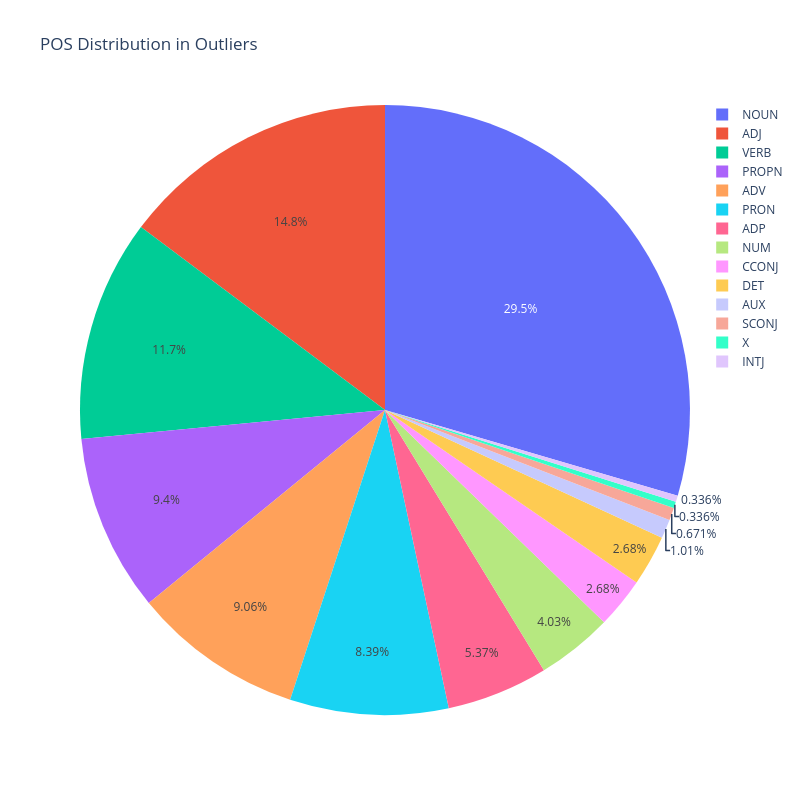

The notebook cell saved with this chart:
### Code cell
import plotly.graph_objects as go
from collections import Counter

# Count occurrences of each POS
pos_counts = Counter([pos for _, pos in outliers])

# Group elements by POS
pos_elements = {}
for element, pos in outliers:
    pos_elements.setdefault(pos, []).append(element)

# Prepare data for the pie chart
labels = list(pos_counts.keys())
values = list(pos_counts.values())
hover_text = ['<br>'.join(pos_elements[pos]) for pos in labels]

# Create the pie chart
fig = go.Figure(data=[go.Pie(labels=labels, values=values, hovertext=hover_text, hoverinfo="text")])

# Add a title
fig.update_layout(title="POS Distribution in Outliers", width=800, height=800)

# Show the chart
fig.show()

### Figure 1 — Plotly figure (JSON) as saved in the notebook; plotly's stock layout.template omitted (floating-point values rounded to 4 significant figures)
{"data": [{"hoverinfo": "text", "hovertext": ["%<br>C<br>M.<br>actrice<br>ami<br>an<br>année<br>automne<br>bord<br>camp<br>carrière<br>centaine<br>championnat<br>chanteuse<br>compte<br>contexte<br>continent<br>coureur<br>côté<br>diffusion<br>dollar<br>domicile<br>droit<br>défaite<br>enfant<br>espèce<br>essai<br>face<br>fait<br>faveur<br>façon<br>fille<br>film<br>footballeur<br>forme<br>français<br>frère<br>février<br>genre<br>gens<br>général<br>honneur<br>humanité<br>indépendance<br>joueur<br>jour<br>juin<br>lieu<br>madame<br>matin<br>membre<br>mention<br>moment<br>mère<br>mètre<br>numéro<br>océan<br>part<br>partie<br>personne<br>plupart<br>printemps<br>propriétaire<br>présidente<br>pétrole<br>reprise<br>rive<br>rivière<br>rock<br>rue<br>référence<br>seconde<br>serbe<br>single<br>siècle<br>soir<br>séjour<br>sœur<br>taux<br>temps<br>top<br>trimestre<br>type<br>viande<br>victoire<br>écrivain<br>édition<br>épouse", "&<br>/<br>c'est-à-dire<br>car<br>et<br>ni<br>ou<br>puis", "/<br>avec<br>concernant<br>dans<br>de<br>depuis<br>derrière<br>devant<br>di<br>en<br>entre<br>jusque<br>par<br>sans<br>selon<br>à", "0<br>1<br>18<br>1990<br>1995<br>1er<br>II<br>XV<br>cinq<br>deux<br>six<br>trois", "1er<br>XIXe<br>XVIIe<br>XXe<br>actuel<br>antérieur<br>caractéristique<br>censé<br>central<br>cinquième<br>complet<br>dernier<br>divers<br>efficace<br>endémique<br>fidèle<br>français<br>historique<br>important<br>issu<br>législatif<br>même<br>nombreux<br>nouveau<br>occidental<br>olympique<br>oriental<br>positif<br>premier<br>prochain<br>propre<br>précédent<br>relatif<br>sensible<br>sien<br>suivant<br>super<br>supérieur<br>tel<br>tout<br>uni<br>vidéo<br>vivant<br>étranger", "=<br>agir<br>aller<br>appartenir<br>compter<br>considérer<br>desservir<br>devenir<br>devoir<br>dire<br>décéder<br>dérouler<br>espérer<br>essayer<br>faire<br>falloir<br>hésiter<br>inaugurer<br>installer<br>intituler<br>laisser<br>mourir<br>naître<br>nommer<br>participer<br>passer<br>pouvoir<br>rendre<br>rester<br>répondre<br>situer<br>souhaiter<br>voilà<br>voir<br>éviter", "A<br>Alger<br>Amérique<br>Angeles<br>Asie<br>Bourgogne<br>Canada<br>Dieu<br>Europe<br>FC<br>France<br>Jean<br>Londres<br>Lord<br>Los<br>Louis<br>Milan<br>New<br>PS<br>Paris<br>Sahara<br>San<br>Serbie<br>Suède<br>Windows<br>York<br>de<br>États-Unis", "après<br>autant<br>enfin<br>environ<br>finalement<br>hors<br>initialement<br>lors<br>là<br>ne<br>non<br>pas<br>peut-être<br>plus<br>pourquoi<br>que<br>rapidement<br>seulement<br>soit<br>surtout<br>tant<br>tard<br>tout<br>toutefois<br>très<br>vis-à-vis<br>vraiment", "aucun<br>autre<br>beaucoup<br>ceci<br>celui<br>celui-ci<br>chacun<br>dont<br>en<br>eux-mêmes<br>lequel<br>lui<br>lui-même<br>moi<br>où<br>personne<br>plus<br>plusieurs<br>qui<br>quoi<br>rien<br>toi<br>tout<br>un<br>y", "avoir<br>faire<br>être", "ce<br>différent<br>divers<br>le<br>quel<br>son<br>tel<br>un", "etc.", "merci", "puisque<br>si"], "labels": ["NOUN", "CCONJ", "ADP", "NUM", "ADJ", "VERB", "PROPN", "ADV", "PRON", "AUX", "DET", "X", "INTJ", "SCONJ"], "type": "pie", "values": [88, 8, 16, 12, 44, 35, 28, 27, 25, 3, 8, 1, 1, 2]}], "layout": {"height": 800, "title": {"text": "POS Distribution in Outliers"}, "width": 800}}
